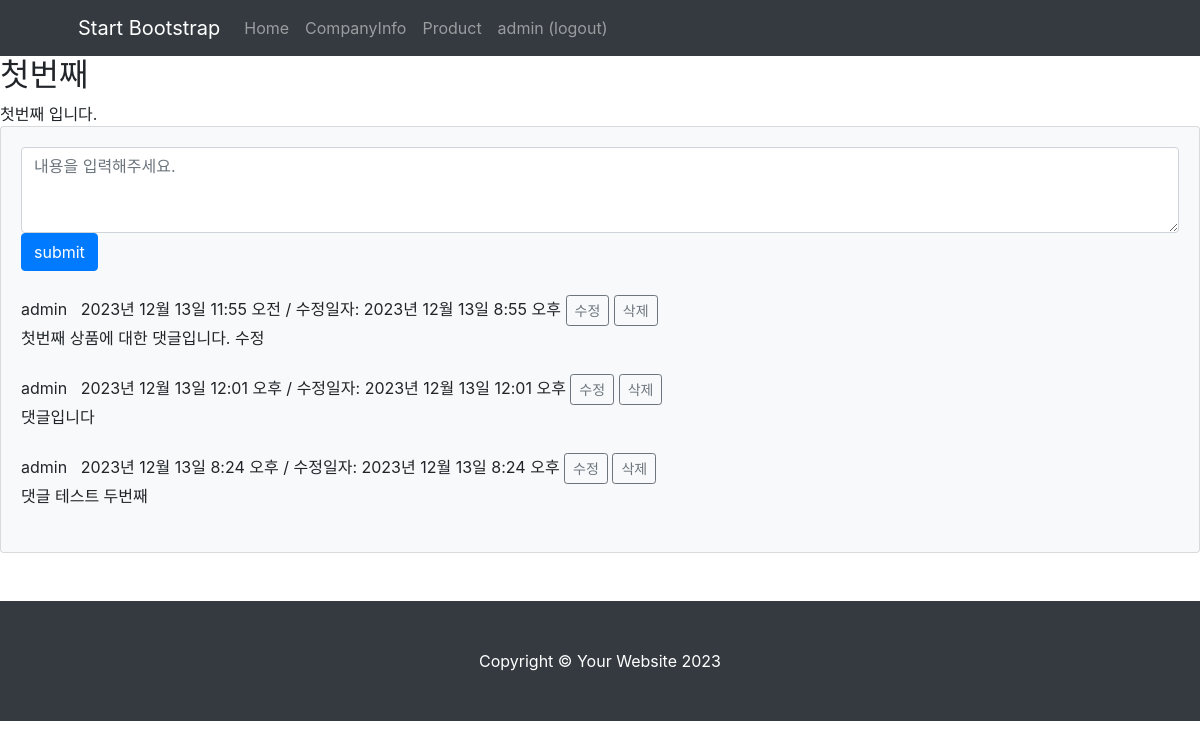
Page /mysite/8/ (signed in) on the committed database.
### mysite/models.py (models this page shows, shortened)
class MainContent(models.Model):
    title = models.CharField(max_length=200)
    content = models.TextField()
    main_image = models.ImageField(upload_to='mysite/images/%Y/%m/%d/', blank=True)
    pub_date = models.DateTimeField('date published')

class Comment(models.Model):
    author = models.ForeignKey(User, on_delete=models.CASCADE)
    content_list = models.ForeignKey(MainContent, on_delete=models.CASCADE)
    content = models.TextField()
    create_date = models.DateTimeField(auto_now_add=True)
    modify_date = models.DateTimeField(auto_now=True)

### mysite/views.py (the view)
# urls.py: path('<int:content_id>/', views.detail, name='detail'),
def detail(request, content_id):
    content_list = get_object_or_404(MainContent, pk=content_id)
    context = {'content_list': content_list}
    return render(request, 'mysite/content_detail.html', context)

### templates/mysite/content_detail.html (shortened to what this page needs)
{% extends 'pages/base.html' %}
{% block content %}
<h2>{{ content_list.title }}</h2>
<div>
    {{ content_list.content }}
</div>
<section class="mb-5">
    <div class="card bg-light">
        <div class="card-body">
            <form method="post" class="mb-4" action="{% url 'comment_create' content_list.id %}">
                <textarea id="content" name="content" class="form-control" rows="3" placeholder="내용을 입력해주세요."></textarea>
                <button type="submit" class="btn btn-primary">submit</button>
            </form>
            {% for comment in content_list.comment_set.all %}
            <div class="d-flex">
                <div class="ms-3">
                    <div class="fw-bold">{{ comment.author.username }} &nbsp {{ comment.create_date }}
                        {% if comment.create_date != comment.modify_date %}
                        / 수정일자: {{ comment.modify_date }}
                        {% endif %}
                        {% if request.user == comment.author %}
                        <a href="{% url 'comment_update' comment.id %}" class="btn btn-sm btn-outline-secondary">수정</a>
                        <a href="{% url 'comment_delete' comment.id %}" class="btn btn-sm btn-outline-secondary">삭제</a>
                        {% endif %}
                    </div>
                    {{ comment.content }}
                </div>
            </div>
            <br/>
            {% endfor %}
        </div>
    </div>
</section>
{% endblock %}

### templates/pages/navbar.html (shortened to what this page needs)
<nav class="navbar navbar-expand-lg navbar-dark bg-dark">
    <div class="container px-5">
        <a class="navbar-brand" href="#!">Start Bootstrap</a>
        <div class="collapse navbar-collapse" id="navbarSupportedContent">
            <ul class="navbar-nav ms-auto mb-2 mb-lg-0">
                <li class="nav-item"><a class="nav-link" href="/">Home</a></li>
                <li class="nav-item"><a class="nav-link" href="/company/">CompanyInfo</a></li>
                <li class="nav-item"><a class="nav-link" href="/mysite/">Product</a></li>
                {% if user.is_authenticated %}
                <li class="nav-item"><a class="nav-link" href="{% url 'accounts:logout' %}">{{ user.username }} (logout)</a></li>
                {% else %}
                <li class="nav-item"><a class="nav-link" href="{% url 'accounts:login' %}">login</a></li>
                {% endif %}
            </ul>
        </div>
    </div>
</nav>

### rows in the picture
MainContent: title "첫번째", content "첫번째 입니다."
Comment: author.username "admin", create_date "2023년 12월 13일 11:55 오전", modify_date "2023년 12월 13일 8:55 오후", shows "수정", content "첫번째 상품에 대한 댓글입니다. 수정"
Comment: author.username "admin", create_date "2023년 12월 13일 12:01 오후", modify_date "2023년 12월 13일 12:01 오후", shows "수정", content "댓글입니다"
Comment: author.username "admin", create_date "2023년 12월 13일 8:24 오후", modify_date "2023년 12월 13일 8:24 오후", shows "수정", content "댓글 테스트 두번째"

### other values in the picture
{{ user.username }} "admin"
